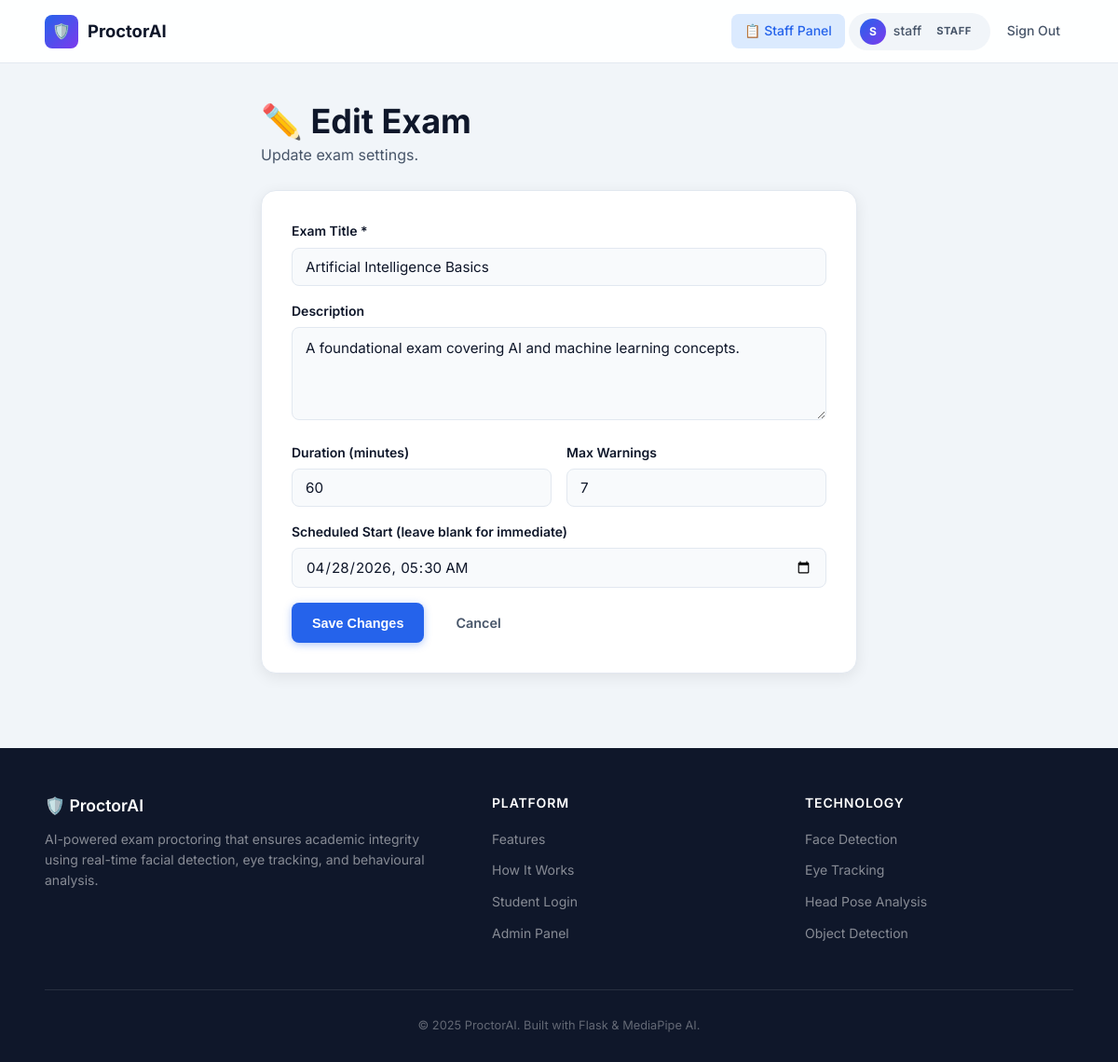
/staff/exams/1/edit (signed in), run on the app's committed database.
### database/models.py (models this page shows, shortened)
class User(UserMixin, db.Model):
    __tablename__ = "users"
    id = db.Column(db.Integer, primary_key=True)
    username = db.Column(
        db.String(80),
        unique=True,
        nullable=False,
        index=True
    )
    password = db.Column(
        db.String(200),
        nullable=False
    )
    role = db.Column(
        db.String(20),
        default="student"
    )
    exam_sessions = db.relationship(
        "ExamSession",
        backref="user",
        lazy=True
    )

class Exam(db.Model):
    __tablename__ = "exams"
    id = db.Column(db.Integer, primary_key=True)
    title = db.Column(db.String(200), nullable=False)
    description = db.Column(db.Text, nullable=True)
    duration_minutes = db.Column(db.Integer, default=60)
    max_warnings = db.Column(db.Integer, default=3)
    scheduled_at = db.Column(db.DateTime, nullable=True)
    created_by = db.Column(
        db.Integer,
        db.ForeignKey("users.id"),
        nullable=True
    )
    created_at = db.Column(db.DateTime, default=datetime.utcnow)
    questions = db.relationship("Question", backref="exam", lazy=True, cascade="all, delete-orphan")
    sessions = db.relationship("ExamSession", backref="exam", lazy=True)

### routes/staff_routes.py (the view, shortened to what this page needs)
@staff_bp.route("/staff/exams/<int:exam_id>/edit", methods=["GET", "POST"])
@login_required
def edit_exam(exam_id):
    denied = _require_staff()
    if denied:
        return denied
    exam = Exam.query.get_or_404(exam_id)
    return render_template("staff_exam_form.html", exam=exam)

### routes/auth_routes.py (called while the page is built)
@login_manager.user_loader
def load_user(user_id):
    return User.query.get(int(user_id))

### routes/staff_routes.py (called while the page is built)
def _require_staff():
    if current_user.role not in ("staff", "admin"):
        flash("Access denied.", "danger")
        return redirect(url_for("auth.login"))
    return None

### templates/staff_exam_form.html (shortened to what this page needs)
{% extends "base.html" %}
{% block content %}
<div class="page-wrapper">
  <div class="container" style="max-width:640px">
    <div class="dashboard-header" style="margin-bottom:24px">
      <div>
        <h1>{% if exam %}✏️ Edit Exam{% else %}➕ New Exam{% endif %}</h1>
        <p>{% if exam %}Update exam settings.{% else %}Create a new exam for students.{% endif %}</p>
      </div>
    </div>
    <div class="card" style="padding:32px;background:var(--surface);border-radius:var(--radius-lg);box-shadow:var(--shadow-md)">
      <form method="POST">
        <div class="form-group">
          <label class="form-label">Exam Title *</label>
          <input class="form-input" type="text" name="title" value="{{ exam.title if exam else '' }}" required placeholder="e.g. AI Fundamentals">
        </div>
        <div class="form-group">
          <label class="form-label">Description</label>
          <textarea class="answer-textarea" name="description" rows="3" placeholder="Optional exam description">{{ exam.description if exam else '' }}</textarea>
        </div>
        <div style="display:grid;grid-template-columns:1fr 1fr;gap:16px">
          <div class="form-group">
            <label class="form-label">Duration (minutes)</label>
            <input class="form-input" type="number" name="duration_minutes" min="5" max="300"
                   value="{{ exam.duration_minutes if exam else 60 }}" required>
          </div>
          <div class="form-group">
            <label class="form-label">Max Warnings</label>
            <input class="form-input" type="number" name="max_warnings" min="1" max="20"
                   value="{{ exam.max_warnings if exam else 3 }}" required>
          </div>
        </div>
        <div class="form-group">
          <label class="form-label">Scheduled Start (leave blank for immediate)</label>
          <input class="form-input" type="datetime-local" name="scheduled_at"
                 value="{{ exam.scheduled_at.strftime('%Y-%m-%dT%H:%M') if exam and exam.scheduled_at else '' }}">
        </div>
        <div style="display:flex;gap:12px;margin-top:8px">
          <button type="submit" class="btn btn-primary">{% if exam %}Save Changes{% else %}Create Exam{% endif %}</button>
          <a href="/staff/dashboard" class="btn btn-ghost">Cancel</a>
        </div>
      </form>
    </div>
  </div>
</div>
{% endblock %}

### templates/base.html (shortened to what this page needs)
<!DOCTYPE html>
<html lang="en">
<head>
  <link rel="stylesheet" href="/static/css/style.css">
</head>
<body>
<nav class="navbar">
  <div class="container">
    <a href="/" class="nav-brand">
      <div class="brand-icon">🛡️</div>
      <span>ProctorAI</span>
    </a>
    <div class="nav-links">
      {% if current_user.is_authenticated %}
        {% if current_user.role == 'admin' %}
          <a href="/admin/dashboard" class="{% if request.path == '/admin/dashboard' %}active{% endif %}">📊 Dashboard</a>
          <a href="/admin/scores" class="{% if request.path == '/admin/scores' %}active{% endif %}">📈 Scores</a>
        {% elif current_user.role == 'staff' %}
          <a href="/staff/dashboard" class="{% if '/staff' in request.path %}active{% endif %}">📋 Staff Panel</a>
        {% else %}
          <a href="/student/dashboard" class="{% if request.path == '/student/dashboard' %}active{% endif %}">🎓 My Exams</a>
        {% endif %}
        <div class="nav-user">
          <div class="avatar">{{ current_user.username[0].upper() }}</div>
          <span>{{ current_user.username }}</span>
          <span class="badge badge-neutral" style="font-size:.7rem;padding:2px 8px">{{ current_user.role }}</span>
        </div>
        <a href="/logout" class="btn btn-ghost btn-sm">Sign Out</a>
      {% else %}
        <a href="/#features">Features</a>
        <a href="/#how-it-works">How It Works</a>
        <a href="/login" class="btn-nav">Sign In</a>
      {% endif %}
    </div>
  </div>
</nav>
{% block content %}{% endblock %}
{% block footer %}
<footer class="footer">
  <div class="container">
    <div class="footer-grid">
      <div class="footer-brand">
        <h3>🛡️ ProctorAI</h3>
        <p>AI-powered exam proctoring that ensures academic integrity using real-time facial detection, eye tracking, and behavioural analysis.</p>
      </div>
      <div class="footer-col">
        <h4>Platform</h4>
        <ul>
          <li><a href="/#features">Features</a></li>
          <li><a href="/#how-it-works">How It Works</a></li>
          <li><a href="/login">Student Login</a></li>
          <li><a href="/admin/dashboard">Admin Panel</a></li>
        </ul>
      </div>
      <div class="footer-col">
        <h4>Technology</h4>
        <ul>
          <li><a href="#">Face Detection</a></li>
          <li><a href="#">Eye Tracking</a></li>
          <li><a href="#">Head Pose Analysis</a></li>
          <li><a href="#">Object Detection</a></li>
        </ul>
      </div>
    </div>
    <div class="footer-bottom">
      &copy; 2025 ProctorAI. Built with Flask &amp; MediaPipe AI.
    </div>
  </div>
</footer>
{% endblock %}
</body>
</html>

### data on the page
User: username "S", username "staff", role "STAFF"
Exam: title "Artificial Intelligence Basics", description "A foundational exam covering AI and machine learning concepts.", duration_minutes "60", max_warnings "7", scheduled_at "04/28/2026 05:30"
